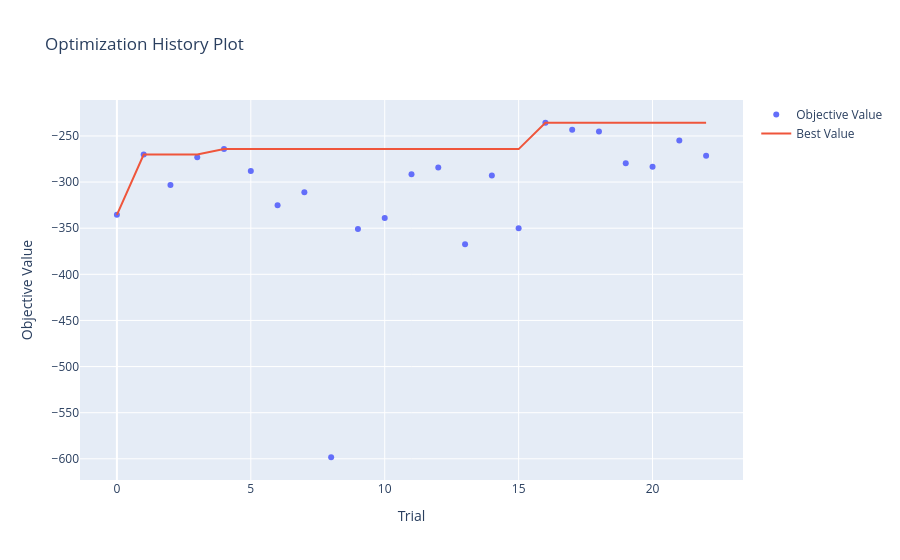
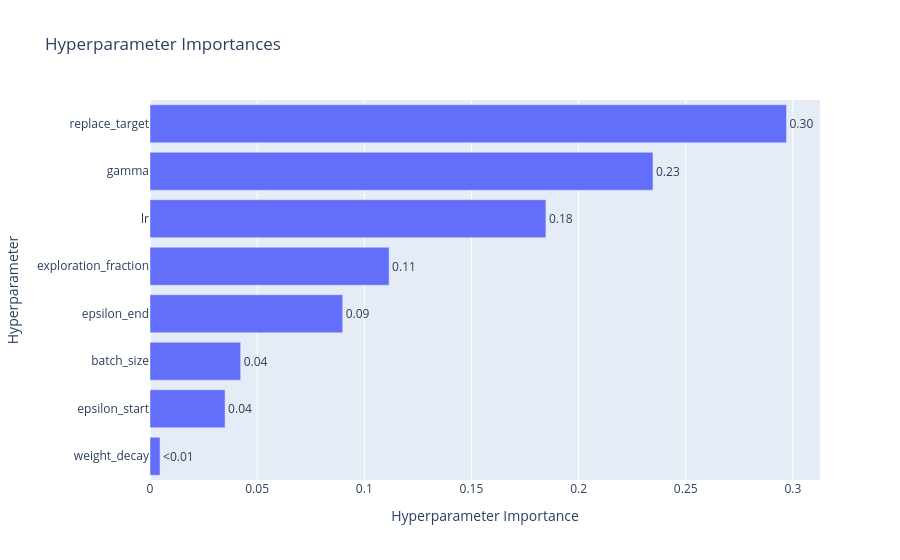

The notebook cell saved with these charts, in order:
### Markdown cell above
### Optimization

### Code cell
# Optimization horizons
OPT_TRAIN_EPISODES = 52           # default matches Learning_DQN ponovitev
OPT_HORIZON = KorakovNaDan * 7   # matches Learning_DQN steps_per_episode


def objective(trial, train_episodes=None):
    if train_episodes is None:
        train_episodes = OPT_TRAIN_EPISODES

    # --- Hyperparameters (unchanged) ---
    gamma_t = trial.suggest_float("gamma", 0.8, 0.99999, log=True)
    lr_t = trial.suggest_float("lr", 1e-5, 1e-2, log=True)
    epsilon_start_t = trial.suggest_float("epsilon_start", 0.8, 1.0)
    epsilon_end_t = trial.suggest_float("epsilon_end", 0.01, 0.15)
    total_steps = train_episodes * OPT_HORIZON
    exploration_fraction = trial.suggest_float("exploration_fraction", 0.3, 0.8)
    steps_to_decay = total_steps * exploration_fraction
    epsilon_decay_t = (epsilon_start_t - epsilon_end_t) / steps_to_decay
    batch_size_t = trial.suggest_categorical("batch_size", [32, 64, 96, 128])
    fc1_t = 512
    fc2_t = 256
    fc3_t = 128
    replace_target_t = trial.suggest_int("replace_target", KorakovNaDan * 3, KorakovNaDan * 30)
    weight_decay_t = trial.suggest_float("weight_decay", 0.0, 1e-3)

    # --- Split train_data into opt_train (first half) and opt_val (second half) ---
    n = len(train_data)
    split_idx = n // 2
    opt_train_data = train_data.iloc[:split_idx]
    opt_train_data_norm = train_data_norm.iloc[:split_idx]
    opt_val_data = train_data.iloc[split_idx:]
    opt_val_data_norm = train_data_norm.iloc[split_idx:]

    # --- Phase 1: Train on opt_train with random reset ---
    train_env = build_dqn_env(
        dataset=opt_train_data,
        dataset_norm=opt_train_data_norm,
        episode_length=OPT_HORIZON,
        reset_mode="random",
        observation_mode="sliding_window",
    )

    state_shape = [int(train_env.observation_space.shape[0])]
    network_dims = [state_shape[0], fc1_t, fc2_t, fc3_t, len(Action)]

    agent = AgentDQN(
        gamma=gamma_t,
        epsilon=epsilon_start_t,
        lr=lr_t,
        state_shape=state_shape,
        network_dims=network_dims,
        batch_size=batch_size_t,
        eps_end=epsilon_end_t,
        eps_dec=epsilon_decay_t,
        weight_decay=weight_decay_t,
        replace_target=replace_target_t,
    )

    episode_rewards = []
    for episode in range(train_episodes):
        obs, _ = train_env.reset(options={"reset_mode": "random"})
        episode_reward = 0.0

        for _ in range(OPT_HORIZON):
            a = agent.choose_action(obs)
            next_obs, r, terminated, truncated, _ = train_env.step(a)
            done = bool(terminated or truncated)

            agent.store_transition(obs, a, r, next_obs, done)
            agent.learn()

            obs = next_obs
            episode_reward += r

            if done:
                break

        episode_rewards.append(episode_reward)

        # Report rolling average for pruning
        rolling_score = sum(episode_rewards) / len(episode_rewards)
        trial.report(rolling_score, episode)

        if trial.should_prune():
            raise optuna.TrialPruned()

    # --- Phase 2: Validate on opt_val with sequential reset (greedy) ---
    val_env = build_dqn_env(
        dataset=opt_val_data,
        dataset_norm=opt_val_data_norm,
        episode_length=len(opt_val_data) - 1,
        reset_mode="sequential",
        observation_mode="sliding_window",
    )

    old_epsilon = agent.epsilon
    agent.epsilon = 0.0

    obs, _ = val_env.reset(options={"reset_mode": "sequential"})
    val_reward = 0.0

    for _ in range(len(opt_val_data) - 1):
        a = agent.choose_action(obs)
        obs, r, terminated, truncated, _ = val_env.step(a)
        val_reward += r
        if terminated or truncated:
            break

    agent.epsilon = old_epsilon

    return val_reward


study = optuna.create_study(
    direction="maximize",
    pruner=optuna.pruners.MedianPruner(n_startup_trials=20, n_warmup_steps=40),
)

print("Starting hyperparameter optimization...")
study.optimize(objective, n_trials=100, timeout=3600)

print("Optimization completed.")
print(f"Finished trials: {len(study.trials)}")
print(f"Best trial: {study.best_trial.number}")
print(f"Best value: {study.best_trial.value:.4f}")

best_params = study.best_trial.params

plot_optimization_history(study).show()
plot_param_importances(study).show()

### Figure 1 — Plotly figure (JSON) as saved in the notebook; plotly's stock layout.template omitted (floating-point values rounded to 4 significant figures)
{"data": [{"mode": "markers", "name": "Objective Value", "type": "scatter", "x": [0, 1, 2, 3, 4, 5, 6, 7, 8, 9, 10, 11, 12, 13, 14, 15, 16, 17, 18, 19, 20, 21, 22], "y": [-335.6, -270.2, -303.1, -273.0, -264.3, -288.0, -325.0, -311.2, -598.3, -351.0, -339.0, -291.4, -284.1, -367.4, -293.0, -350.1, -235.7, -243.3, -245.1, -279.7, -283.5, -255.0, -271.5]}, {"mode": "lines", "name": "Best Value", "type": "scatter", "x": [0, 1, 2, 3, 4, 5, 6, 7, 8, 9, 10, 11, 12, 13, 14, 15, 16, 17, 18, 19, 20, 21, 22], "y": [-335.6, -270.2, -270.2, -270.2, -264.3, -264.3, -264.3, -264.3, -264.3, -264.3, -264.3, -264.3, -264.3, -264.3, -264.3, -264.3, -235.7, -235.7, -235.7, -235.7, -235.7, -235.7, -235.7]}, {"marker": {"color": "#cccccc"}, "mode": "markers", "name": "Infeasible Trial", "showlegend": false, "type": "scatter", "x": [], "y": []}], "layout": {"title": {"text": "Optimization History Plot"}, "xaxis": {"title": {"text": "Trial"}}, "yaxis": {"title": {"text": "Objective Value"}}}}

### Figure 2 — Plotly figure (JSON) as saved in the notebook; plotly's stock layout.template omitted (floating-point values rounded to 4 significant figures)
{"data": [{"cliponaxis": false, "hovertemplate": ["weight_decay (FloatDistribution): 0.0046839938618871224<extra></extra>", "epsilon_start (FloatDistribution): 0.03504013457309108<extra></extra>", "batch_size (CategoricalDistribution): 0.042300013306826506<extra></extra>", "epsilon_end (FloatDistribution): 0.08991784182175226<extra></extra>", "exploration_fraction (FloatDistribution): 0.1115852929145774<extra></extra>", "lr (FloatDistribution): 0.18474756434001385<extra></extra>", "gamma (FloatDistribution): 0.23470636489113658<extra></extra>", "replace_target (IntDistribution): 0.2970187942907152<extra></extra>"], "name": "Objective Value", "orientation": "h", "text": ["<0.01", "0.04", "0.04", "0.09", "0.11", "0.18", "0.23", "0.30"], "textposition": "outside", "type": "bar", "x": [0.004684, 0.03504, 0.0423, 0.08992, 0.1116, 0.1847, 0.2347, 0.297], "y": ["weight_decay", "epsilon_start", "batch_size", "epsilon_end", "exploration_fraction", "lr", "gamma", "replace_target"]}], "layout": {"title": {"text": "Hyperparameter Importances"}, "xaxis": {"title": {"text": "Hyperparameter Importance"}}, "yaxis": {"title": {"text": "Hyperparameter"}}}}
